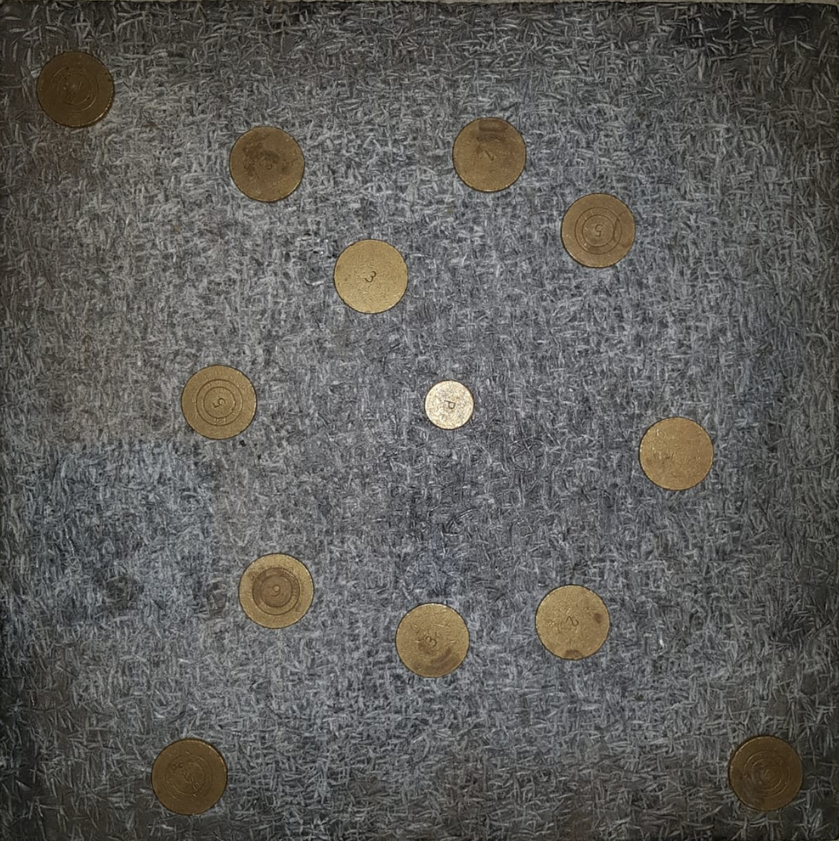
#> input picture palet_detector/input/palet.png, 839 x 841 px, shrunk from 1186 x 1190 before the run
$ python sobel_filter.py   (older library calls are emulated)
#> lines starting #> are read from the running program, lines starting #| are printed output that depends on the picture
import cv2
from matplotlib import pyplot

img = cv2.imread('./input/palet.png')
#> img is the input picture: shape (841, 839, 3); mean B, G, R 89.5, 92.7, 94.2

gray = cv2.cvtColor(img, cv2.COLOR_BGR2GRAY)
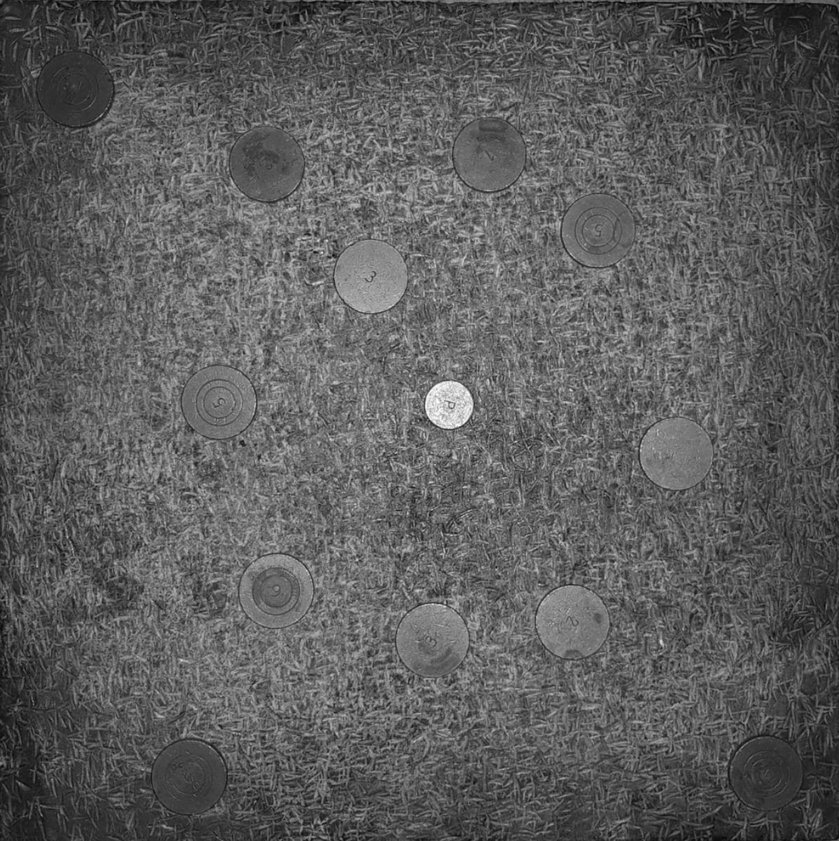
#> gray: shape (841, 839); min 1, max 252, mean 92.8

# remove noise
img = cv2.GaussianBlur(gray, (3, 3), 0)
#> img: shape (841, 839)

# convolute with proper kernels
laplacian = cv2.Laplacian(img, cv2.CV_64F)
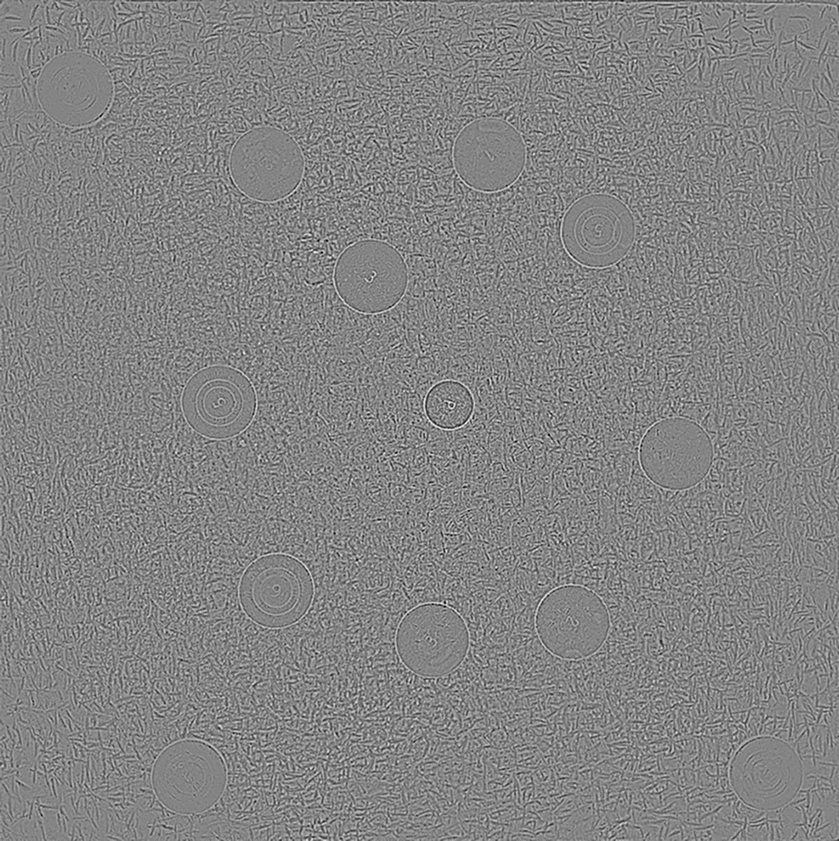
#> laplacian: shape (841, 839) float64; min -84, max 78, mean 0; drawn with min black and max white
sobelx = cv2.Sobel(img, cv2.CV_64F, 1, 0, ksize=5)  # x
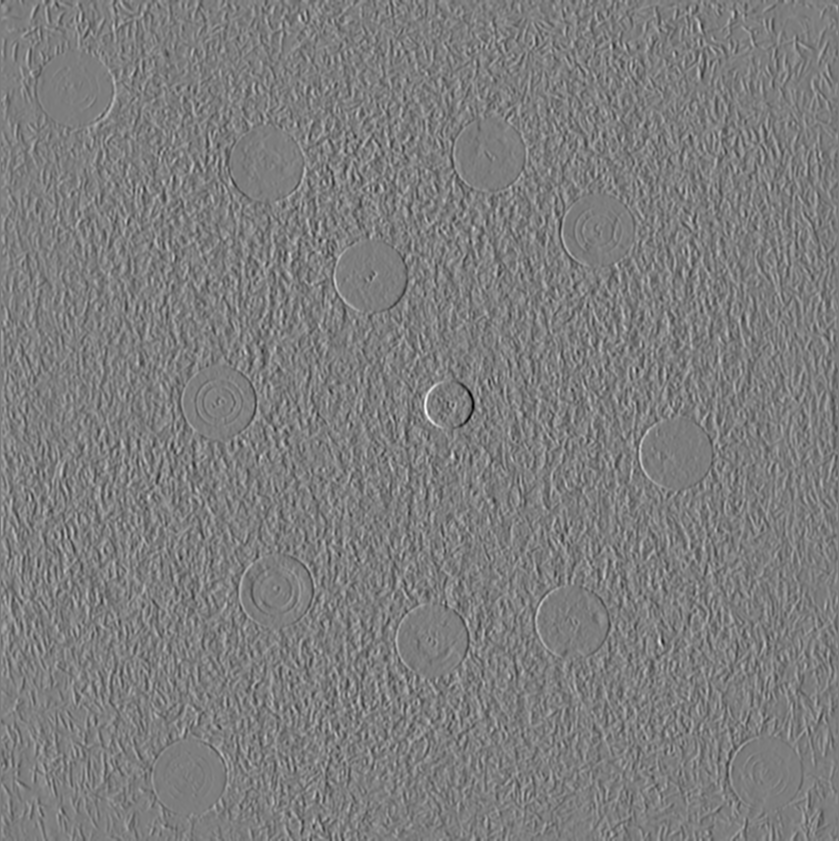
#> sobelx: shape (841, 839) float64; min -5573, max 5742, mean 0.4; drawn with min black and max white
sobely = cv2.Sobel(img, cv2.CV_64F, 0, 1, ksize=5)  # y
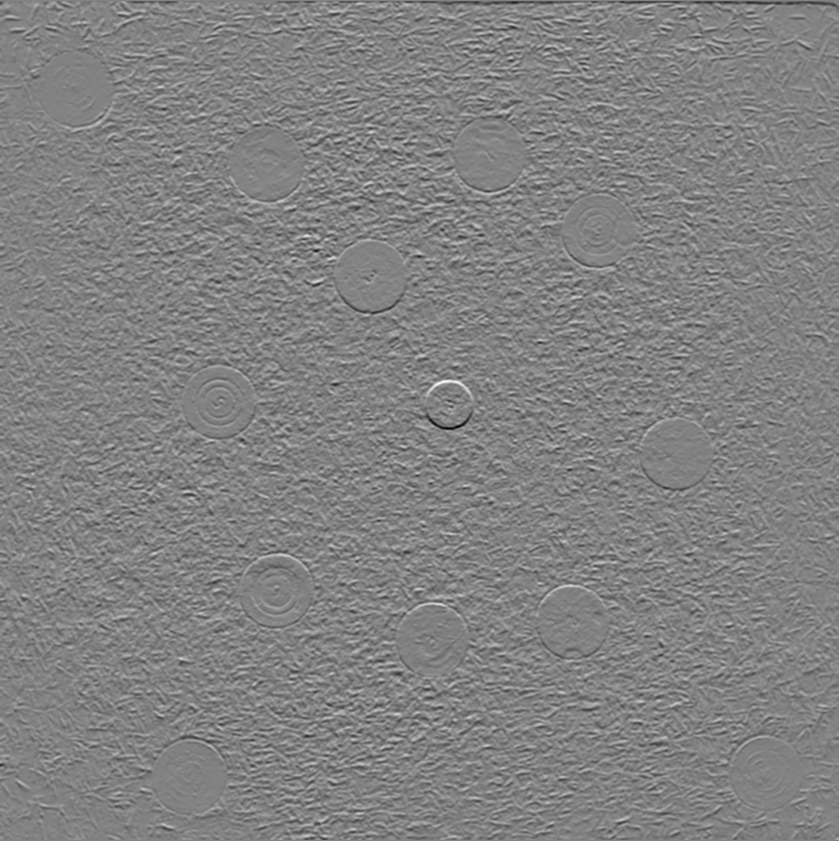
#> sobely: shape (841, 839) float64; min -5598, max 5375, mean -3; drawn with min black and max white

pyplot.subplot(2, 2, 1), pyplot.imshow(img, cmap='gray')
pyplot.title('Original'), pyplot.xticks([]), pyplot.yticks([])
pyplot.subplot(2, 2, 2), pyplot.imshow(laplacian, cmap='gray')
pyplot.title('Laplacian'), pyplot.xticks([]), pyplot.yticks([])
pyplot.subplot(2, 2, 3), pyplot.imshow(sobelx, cmap='gray')
pyplot.title('Sobel X'), pyplot.xticks([]), pyplot.yticks([])
pyplot.subplot(2, 2, 4), pyplot.imshow(sobely, cmap='gray')
pyplot.title('Sobel Y'), pyplot.xticks([]), pyplot.yticks([])

pyplot.show()

# TODO: ploter gradient de l'image

$ run again, with palet_detector/input/photo2.jpeg saved as palet_detector/input/palet.png
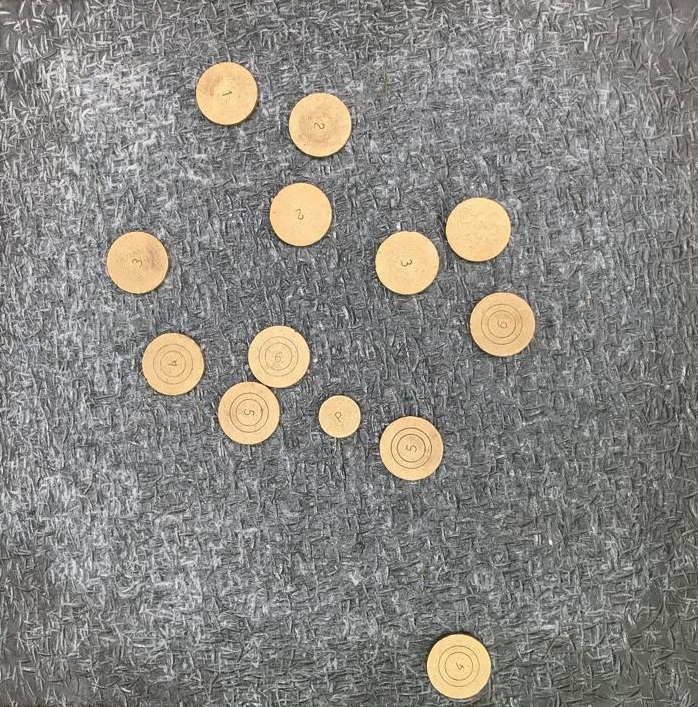
#> input picture palet_detector/input/photo2.jpeg, 698 x 707 px
#> img is the input picture: shape (707, 698, 3); mean B, G, R 129.8, 134.7, 137
#> img: shape (707, 698)
#> `sobelx = cv2.Sobel(img, cv2.CV_64F, 1, 0, ksize=5)`:
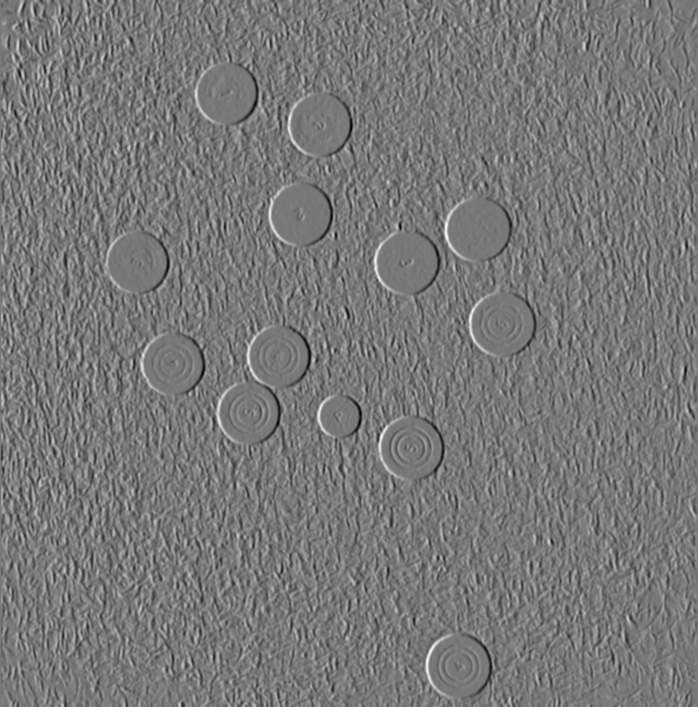
#> sobelx: shape (707, 698) float64; min -5990, max 6675, mean -2.5; drawn with min black and max white
#> `sobely = cv2.Sobel(img, cv2.CV_64F, 0, 1, ksize=5)`:
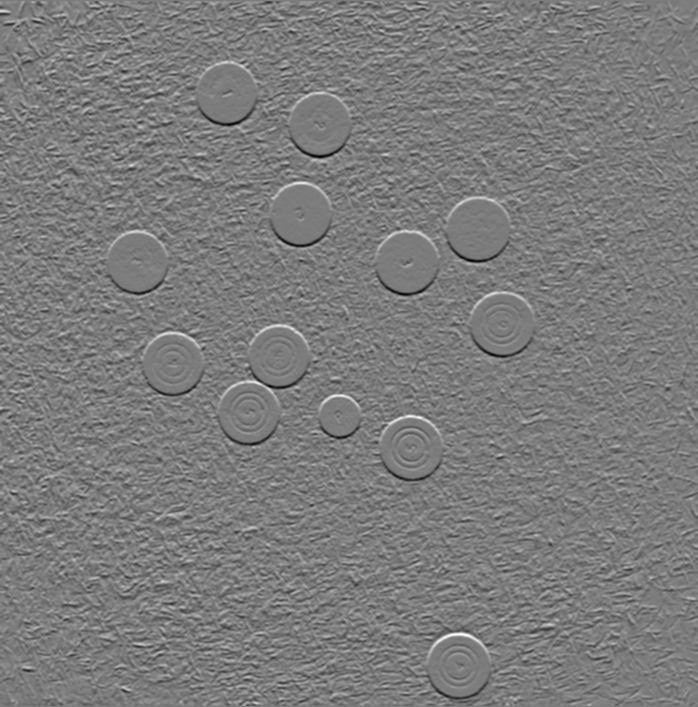
#> sobely: shape (707, 698) float64; min -6584, max 6933, mean -4.1; drawn with min black and max white
